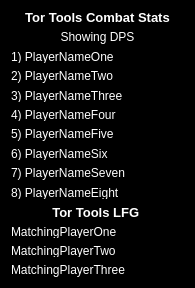
<?xml version="1.0" encoding="UTF-8"?>
<ui version="4.0">
 <class>Overlay</class>
 <widget class="QWidget" name="Overlay">
  <property name="windowModality">
   <enum>Qt::NonModal</enum>
  </property>
  <property name="geometry">
   <rect>
    <x>0</x>
    <y>0</y>
    <width>195</width>
    <height>288</height>
   </rect>
  </property>
  <property name="minimumSize">
   <size>
    <width>195</width>
    <height>288</height>
   </size>
  </property>
  <property name="maximumSize">
   <size>
    <width>195</width>
    <height>288</height>
   </size>
  </property>
  <property name="contextMenuPolicy">
   <enum>Qt::NoContextMenu</enum>
  </property>
  <property name="windowTitle">
   <string>TorTools Game Overlay</string>
  </property>
  <property name="windowOpacity">
   <double>0.200000000000000</double>
  </property>
  <property name="styleSheet">
   <string notr="true">background-color: rgba(0,0,0,255);
color:rgb(255,255,255);</string>
  </property>
  <layout class="QFormLayout" name="formLayout">
   <item row="1" column="0" colspan="2">
    <widget class="QLabel" name="overlayInfo">
     <property name="styleSheet">
      <string notr="true"/>
     </property>
     <property name="text">
      <string>Showing DPS</string>
     </property>
     <property name="alignment">
      <set>Qt::AlignCenter</set>
     </property>
    </widget>
   </item>
   <item row="0" column="0" colspan="2">
    <widget class="QLabel" name="overlayTitle">
     <property name="font">
      <font>
       <pointsize>10</pointsize>
       <weight>75</weight>
       <bold>true</bold>
      </font>
     </property>
     <property name="styleSheet">
      <string notr="true"/>
     </property>
     <property name="text">
      <string>Tor Tools Combat Stats</string>
     </property>
     <property name="alignment">
      <set>Qt::AlignCenter</set>
     </property>
     <property name="textInteractionFlags">
      <set>Qt::NoTextInteraction</set>
     </property>
    </widget>
   </item>
   <item row="11" column="0" colspan="2">
    <widget class="QLabel" name="overlaySumTitle">
     <property name="font">
      <font>
       <pointsize>10</pointsize>
       <weight>75</weight>
       <bold>true</bold>
      </font>
     </property>
     <property name="text">
      <string>Tor Tools LFG </string>
     </property>
     <property name="alignment">
      <set>Qt::AlignCenter</set>
     </property>
    </widget>
   </item>
   <item row="14" column="0" colspan="2">
    <widget class="QLabel" name="sumLine3">
     <property name="text">
      <string>MatchingPlayerThree</string>
     </property>
    </widget>
   </item>
   <item row="13" column="0" colspan="2">
    <widget class="QLabel" name="sumLine2">
     <property name="text">
      <string>MatchingPlayerTwo</string>
     </property>
    </widget>
   </item>
   <item row="12" column="0" colspan="2">
    <widget class="QLabel" name="sumLine1">
     <property name="text">
      <string>MatchingPlayerOne</string>
     </property>
    </widget>
   </item>
   <item row="2" column="0" colspan="2">
    <widget class="QLabel" name="overlayLine1">
     <property name="text">
      <string>1) PlayerNameOne</string>
     </property>
    </widget>
   </item>
   <item row="3" column="0" colspan="2">
    <widget class="QLabel" name="overlayLine2">
     <property name="text">
      <string>2) PlayerNameTwo</string>
     </property>
    </widget>
   </item>
   <item row="4" column="0" colspan="2">
    <widget class="QLabel" name="overlayLine3">
     <property name="text">
      <string>3) PlayerNameThree</string>
     </property>
    </widget>
   </item>
   <item row="5" column="0" colspan="2">
    <widget class="QLabel" name="OverlayLine4">
     <property name="text">
      <string>4) PlayerNameFour</string>
     </property>
    </widget>
   </item>
   <item row="6" column="0" colspan="2">
    <widget class="QLabel" name="overlayLine5">
     <property name="text">
      <string>5) PlayerNameFive</string>
     </property>
    </widget>
   </item>
   <item row="7" column="0" colspan="2">
    <widget class="QLabel" name="overlayLine6">
     <property name="text">
      <string>6) PlayerNameSix</string>
     </property>
    </widget>
   </item>
   <item row="8" column="0" colspan="2">
    <widget class="QLabel" name="overlayLine7">
     <property name="text">
      <string>7) PlayerNameSeven</string>
     </property>
    </widget>
   </item>
   <item row="9" column="0" colspan="2">
    <widget class="QLabel" name="overlayLine8">
     <property name="text">
      <string>8) PlayerNameEight</string>
     </property>
    </widget>
   </item>
  </layout>
 </widget>
 <resources/>
 <connections/>
</ui>
